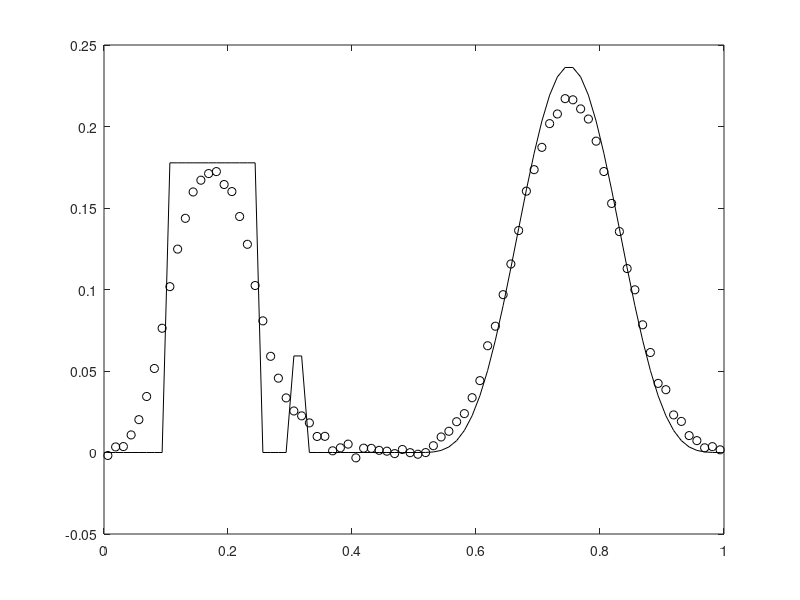
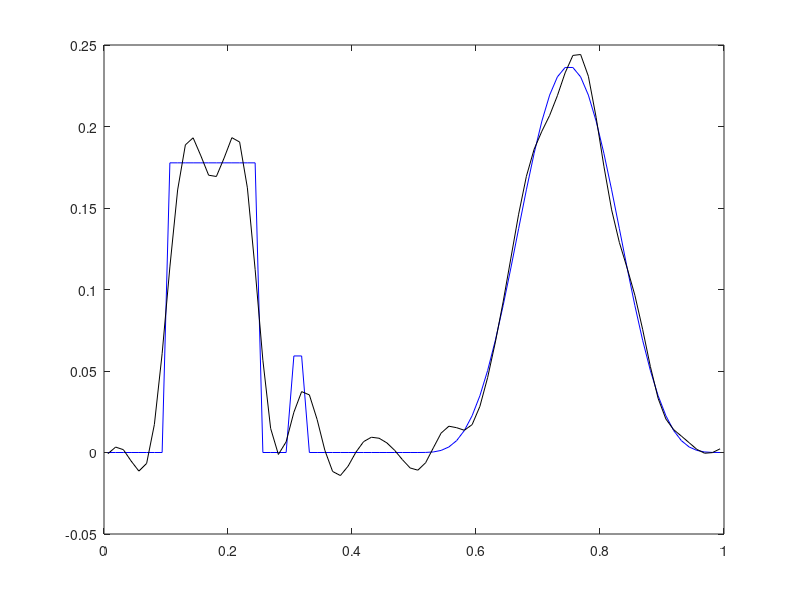

The MATLAB source for these figures, in order:
%  
%  1d image deblurring inverse problem with Dirichlet boundary conditions.
%
clear all, close all
n = 80; %%%input(' No. of grid points = ');
h = 1/n;
t = [h/2:h:1-h/2]';
sig = .05; %%%input(' Kernel width sigma = ');
kernel = (1/sqrt(pi)/sig) * exp(-(t-h/2).^2/sig^2);
A = toeplitz(kernel)*h;

% Set up true solution x_true and data b = A*x_true + error.
x_true = .75*(.1<t&t<.25) + .25*(.3<t&t<.32) + (.5<t&t<1).*sin(2*pi*t).^4;
x_true = x_true/norm(x_true);
Ax = A*x_true;
err_lev = 2; %%%input(' Percent error in data = ');
sigma = err_lev/100 * norm(Ax) / sqrt(n);
randn('state',0)
eta =  sigma * randn(n,1);
b = Ax + eta;
figure(1), 
  plot(t,x_true,'k',t,b,'ko')
  %legend('true image','blurred, noisy data','Location','NorthWest')

% Compute Landweber solution
tau = 0.9;
x = zeros(n,1);
for i=1:300
    i = i+1;
    x = x - tau*A'*(A*x-b);
end
figure(2), 
  plot(t,x_true,'b',t,x,'k')